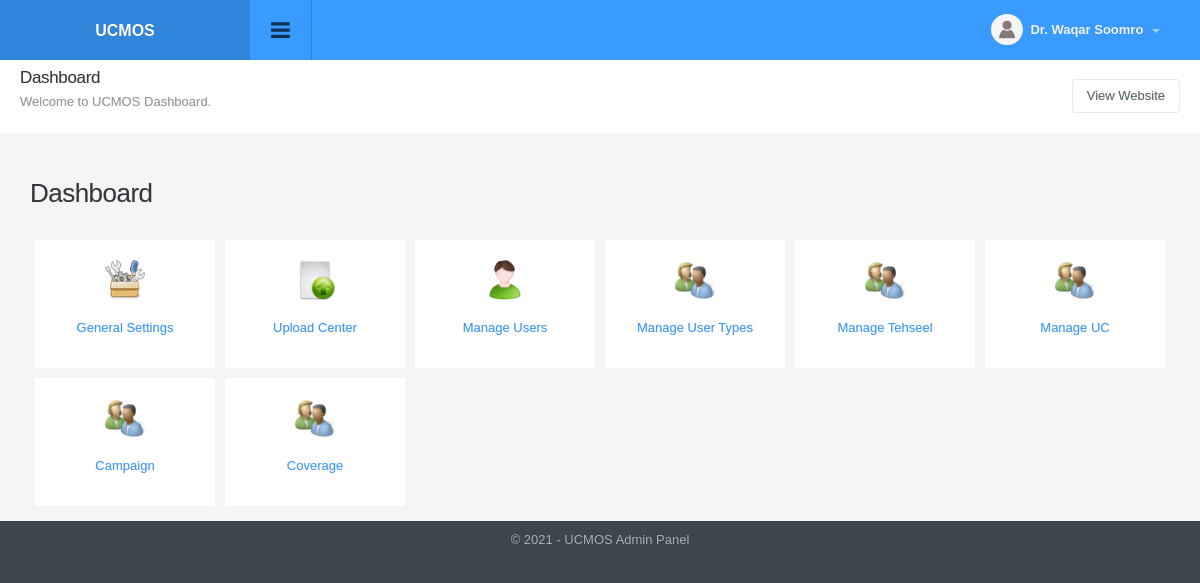
The app's page /index.php (signed in) with its own data.
### tables this page shows
CREATE TABLE `config_variable` (
  `id` int(11) NOT NULL,
  `config_type_id` int(11) NOT NULL,
  `title` varchar(512) NOT NULL,
  `notes` varchar(512) NOT NULL,
  `type` varchar(200) NOT NULL,
  `default_values` text NOT NULL,
  `key` varchar(200) NOT NULL,
  `value` text NOT NULL,
  `sortorder` int(11) NOT NULL
);

CREATE TABLE `menu` (
  `id` int(11) NOT NULL,
  `title` varchar(100) NOT NULL,
  `url` varchar(100) NOT NULL,
  `parent_id` int(11) NOT NULL,
  `depth` int(1) NOT NULL,
  `sortorder` int(11) NOT NULL,
  `icon` varchar(200) NOT NULL,
  `small_icon` varchar(200) NOT NULL
);

### include/utility.php (called while the page is built, shortened)
<?php
function get_config($var){
	global $dblink;
	$sql="select value from config_variable where `key`='".slash($var)."'";
	$resConfig=doquery($sql,$dblink);
	if(numrows($resConfig)>0){
		while($rowConfig=dofetch($resConfig))
			return unslash($rowConfig["value"]);
	}
}
$site_title=get_config("site_title");
$site_url=get_config("site_url");
$file_upload_root="./uploads/";
function slash($str){
	if(!is_array($str))
		return utf8_encode(addslashes($str));
	else{
		for($i=0; $i<count($str); $i++)
			$str[$i]=slash($str[$i]);
		return $str;
	}
}
function unslash($str){
	return stripslashes(utf8_decode($str));
	}

### include/db.php (called while the page is built, shortened)
<?php
function doquery($qr,$lnk){
	@$res=mysqli_query($lnk,$qr) or die($qr." - ".mysqli_error($lnk));
	return $res;
}
function dofetch($rs){
	@$rec=mysqli_fetch_array($rs);
	return $rec;
}
function numrows($rs){
	return mysqli_num_rows($rs);
}

### index.php (the view, shortened to what this page needs)
<?php
include("include/db.php");
include("include/utility.php");
?>
<?php include("include/header.php");?>
   <div class="page-header">
        <h1 class="title">Dashboard</h1>
        <ol class="breadcrumb">
            <li class="active">Welcome to <?php echo $site_title?> Dashboard.</li>
        </ol>
        <div class="right">
            <div class="btn-group" role="group" aria-label="...">
                <a href="<?php echo $site_url?>" class="btn btn-light" target="_blank" title="View Website">View Website</a>
            </div>
        </div>
    </div>
    <div class="container-widget row">
        <div class="col-md-12">
            <?php
            $res=doquery("Select * from menu where parent_id=0 order by sortorder ASC",$dblink);
            if(numrows($res)>0){
                while($rec=dofetch($res)){
                    ?>
                    <h2 class="title"><?php echo $rec["title"]?></h2>
                    <?php
                    $res1=doquery("Select * from menu where parent_id=".$rec["id"]." order by sortorder ASC",$dblink);
                    if(numrows($res1)>0){
                        ?>
                        <ul class="menu-boxes clearfix">
                            <?php
                            while($rec1=dofetch($res1)){
                                ?>
                                <li class="col-xs-6 col-md-2 col-sm-3">
                                    <a href="<?php echo $rec1["url"]?>">
                                        <span class="project-icon"><img width="40px" height="40px" title="<?php echo $rec1['title'];?>" alt="Menu Icon" src="<?php echo $file_upload_root?>menu/<?php echo $rec1["icon"]?>"></span>
                                        <span><?php echo $rec1["title"];?></span>
                                    </a>
                                </li>
                                <?php
                            }
                            ?>
                        </ul>
                        <?php
                    }
                }
            }
            ?>
        </div>
    </div>
</div>
<?php include("include/footer.php");?>

### include/header.php (shortened to what this page needs)
<!DOCTYPE html PUBLIC "-//W3C//DTD XHTML 1.0 Transitional//EN" "http://www.w3.org/TR/xhtml1/DTD/xhtml1-transitional.dtd">
<html xmlns="http://www.w3.org/1999/xhtml">
<head>
<link type="text/css" rel="stylesheet" href="css/font-awesome.min.css" />
<link type="text/css" rel="stylesheet" href="css/font-awesome.css" />
<link type="text/css" rel="stylesheet"  href="css/bootstrap.css" />
<link rel="stylesheet" href="css/bootstrap-datetimepicker.min.css" />
<link type="text/css" rel="stylesheet"  href="css/awesome-bootstrap-checkbox.css" />
<link href="css/general.css" type="text/css" rel="stylesheet" />
<link type="text/css" rel="stylesheet"  href="css/style.css" />
<link rel="stylesheet" href="//code.jquery.com/ui/1.12.1/themes/base/jquery-ui.css">
</head>
<body>
	<div id="wrapper" class="round_corners">
    	<div id="top" class="clearfix">
            <div class="applogo">
			<a href="index.php" class="logo"><?php $admin_logo=get_config("admin_logo"); if(empty($admin_logo)) echo $site_title; else { ?><img src="<?php echo $file_upload_root;?>config/<?php echo $admin_logo?>" /><?php }?></a>
            </div>
            <a class="sidebar-open-button" href="#"><i class="fa fa-bars"></i></a>
            <ul class="top-right">
            	<li class="dropdown link">
                	<a class="dropdown-toggle profilebox" data-toggle="dropdown" href="#">
                    	<img alt="img" src="images/profileimg-default.png">
                        <b><?php echo ucfirst((isset($_SESSION["logged_in_admin"]) && $_SESSION["logged_in_admin"]!="")?$_SESSION["logged_in_admin"]["name"]:"Guest");?></b>
                        <span class="caret"></span>
                    </a>
                </li>
           </ul>
        </div>
		<div class="content" style="margin-left:0">

### include/footer.php (shortened to what this page needs)
<div id="footer" class="bottom_round_corners">
	<div id="footer_content">
    	<address>&copy; <?php echo date("Y");?> - <?php echo $site_title; ?> Admin Panel</address>
    </div>
</div>
<link href="js/fancybox/jquery.fancybox.min.css" rel="stylesheet" type="text/css" />
<link href="js/chosen/chosen.css" rel="stylesheet" type="text/css" />
<link rel="stylesheet" type="text/css" href="css/angularjs-datetime-picker.css" />
</body>
</html>

### records on screen
config_variable: value "UCMOS"
menu: title "Dashboard"
menu: icon (picture), title "General Settings"
menu: icon (picture), title "Upload Center"
menu: icon (picture), title "Manage Users"
menu: icon (picture), title "Manage User Types"
menu: icon (picture), title "Manage Tehseel"
menu: icon (picture), title "Manage UC"
menu: icon (picture), title "Campaign"
menu: icon (picture), title "Coverage"
